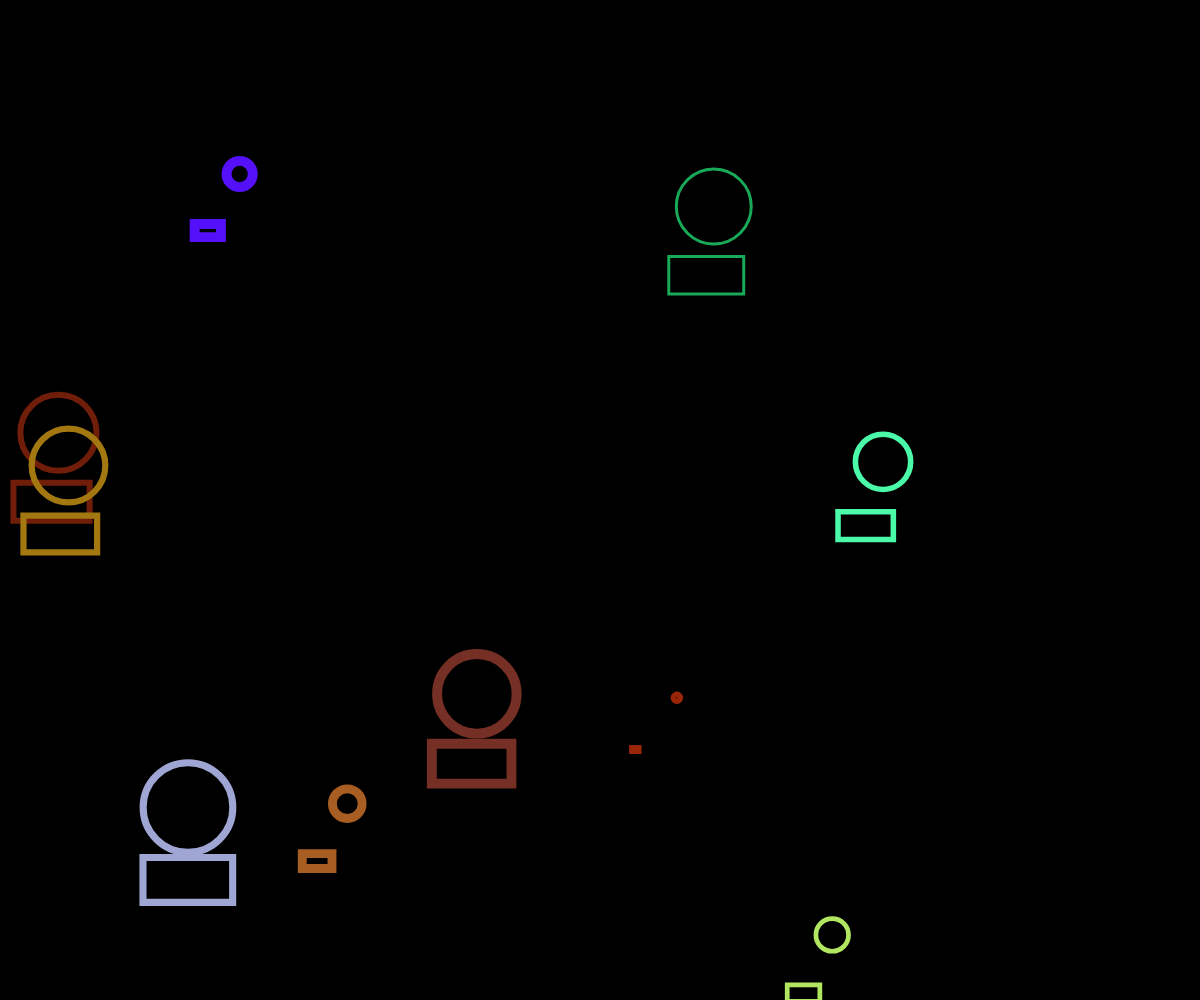
Frame 1 (no input)
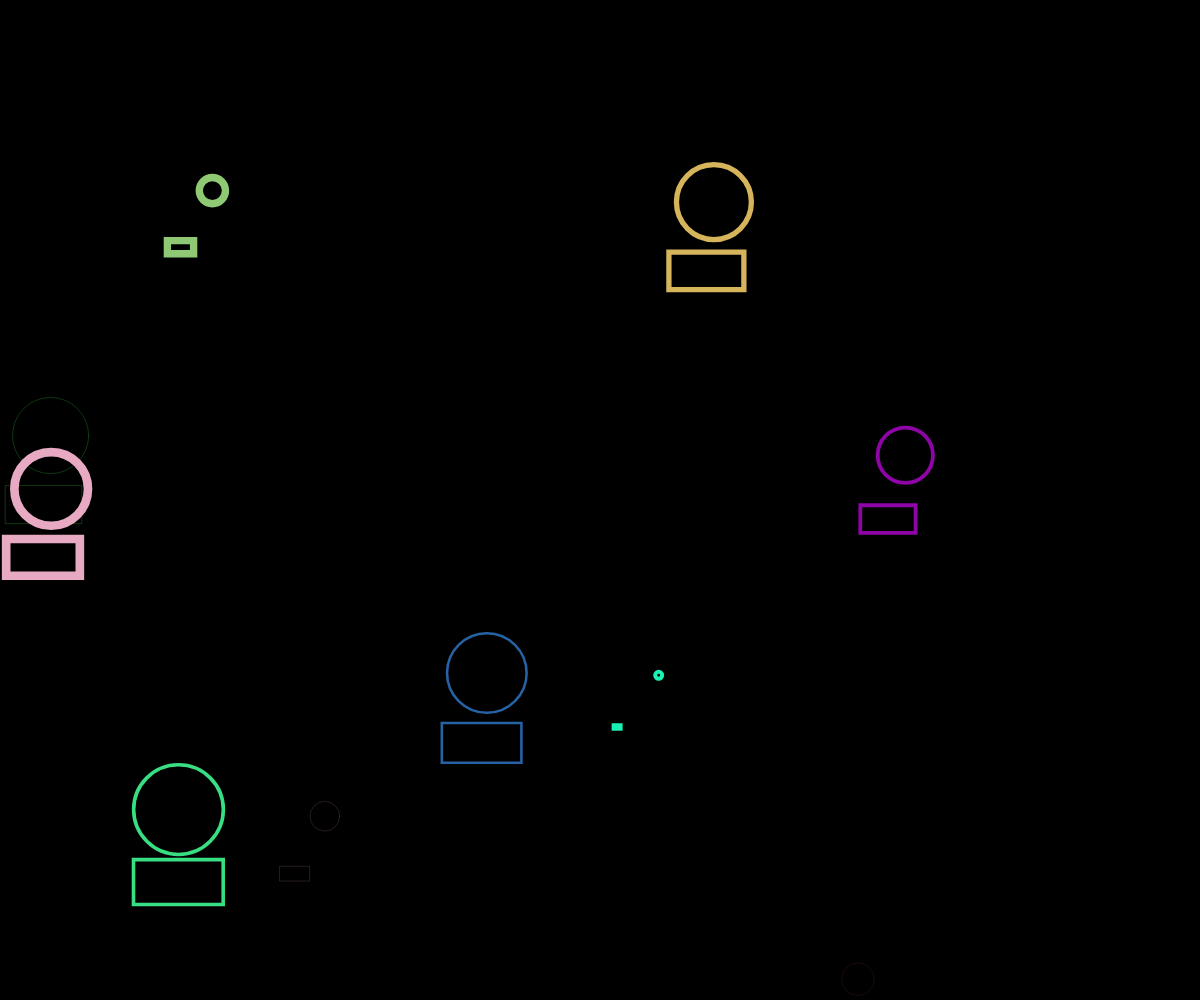
Frame 60 (no input)
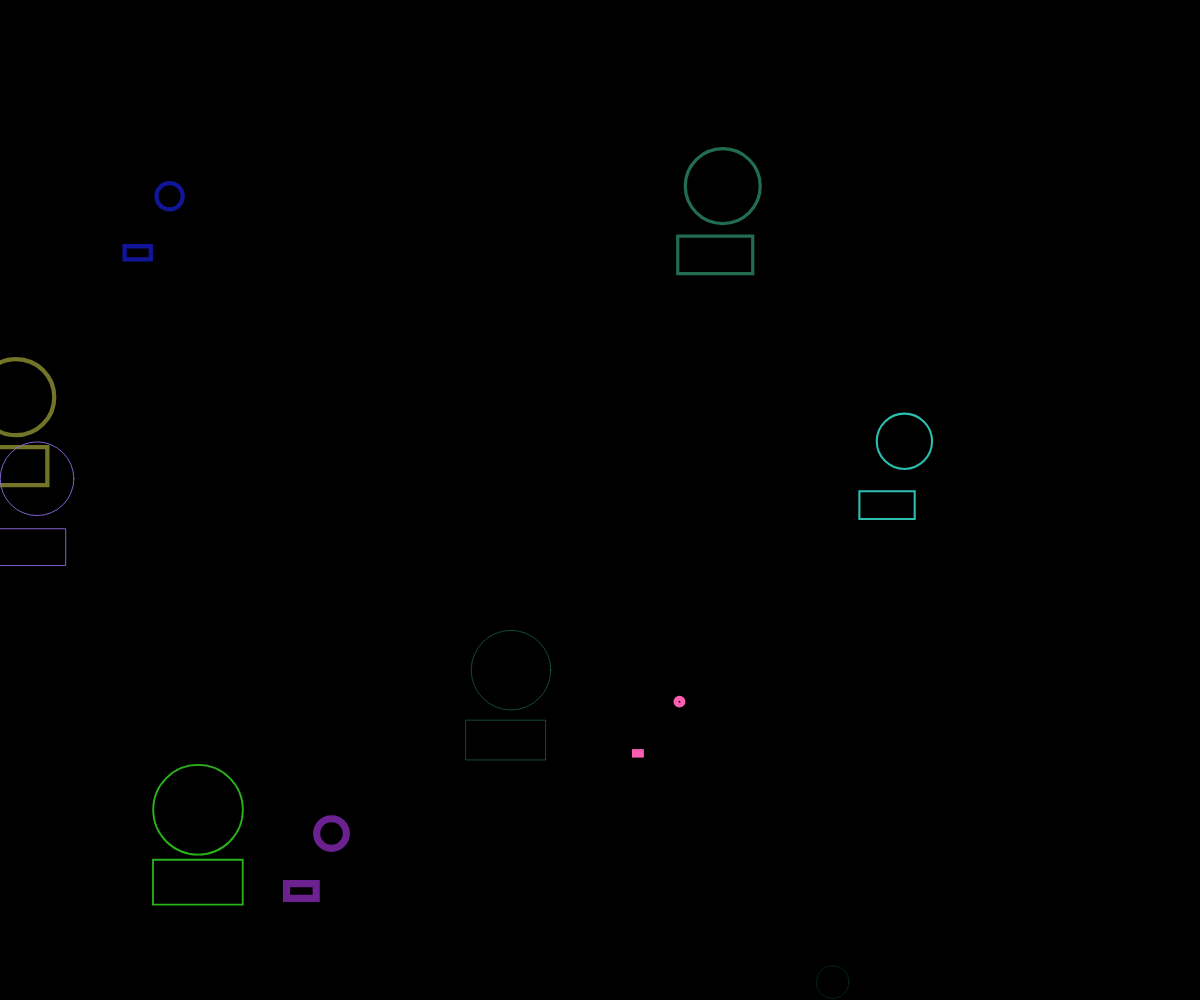
Frame 120 (the mouse pressed at the canvas centre since frame 60)

The p5.js sketch that drew these frames (run headless with seeded random() and noise() and a simulated clock; from frame 60 on, the mouse is pressed at the canvas centre):

// p5.js sketch
// ── sketch.js
// Classes in JavaScript with ES6
// Code! Programming with p5.js
// The Coding Train / Daniel Shiffman
// https://thecodingtrain.com/beginners/p5js/6.2-classes.html
// https://youtu.be/T-HGdc8L-7w
// https://editor.p5js.org/codingtrain/sketches/qi7N4LWq

let bubble1;
let bubble2;
let  array = [];
let s = 10

function setup() {
  createCanvas(windowWidth, windowHeight);
  frameRate(60);
  for(i = 0;i<s;i+=1){
  	array.push(new Bubble(random(1000),random(1000),random(100)));
  }
}


function draw() {
  background(0);
  for(i = 0;i<s;i+=1){
  	array[i].move();
 	array[i].show();
  }
  
}

class Bubble {
  constructor(x, y, r) {
    this.x = x;
    this.y = y;
    this.r = r;
  }

  move() {
    this.x +=random(-5,5);
    this.y +=random(-5,5);
  }


 show() { 
    stroke(random(255),random(255),random(255));
    strokeWeight(random(10));
    noFill();
    ellipse(this.x, this.y, this.r, this.r);
    rect(this.x-45, this.y+50, this.r, this.r/2);
  }
}
